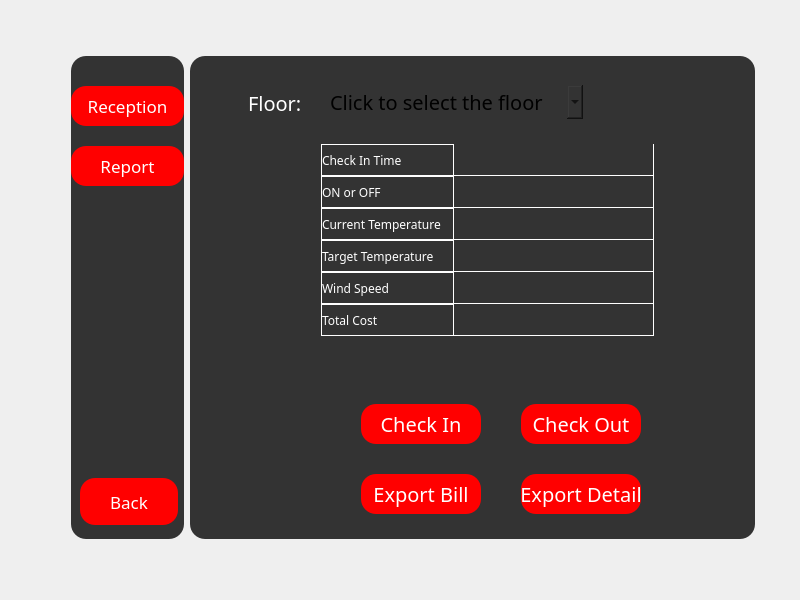
<?xml version="1.0" encoding="UTF-8"?>
<ui version="4.0">
 <class>Form</class>
 <widget class="QWidget" name="Form">
  <property name="geometry">
   <rect>
    <x>0</x>
    <y>0</y>
    <width>800</width>
    <height>600</height>
   </rect>
  </property>
  <property name="sizePolicy">
   <sizepolicy hsizetype="Fixed" vsizetype="Preferred">
    <horstretch>0</horstretch>
    <verstretch>0</verstretch>
   </sizepolicy>
  </property>
  <property name="minimumSize">
   <size>
    <width>800</width>
    <height>600</height>
   </size>
  </property>
  <property name="maximumSize">
   <size>
    <width>800</width>
    <height>600</height>
   </size>
  </property>
  <property name="windowTitle">
   <string>波普特酒店温控系统</string>
  </property>
  <property name="windowIcon">
   <iconset resource="../img.qrc">
    <normaloff>:/icon/images/xiaohui.png</normaloff>:/icon/images/xiaohui.png</iconset>
  </property>
  <property name="styleSheet">
   <string notr="true">*{
	font-family:century gothic
}

#Form{
	background:url(:/picture/images/background.jpg);
}

QFrame
{
	background:#333;
	border-radius:15px;
}

QToolButton
{

background:red;
border-radius:60px;
}

QLabel
{
	color:white;
}

QPushButton
{
background:red;
color:white;
border-radius:15px;
}

QPushButton:hover
{

color:red;
border-radius:15px;
background:#49ebff;
}

QLineEdit
{

background:transparent;
border:none;
color:white;
border-bottom:1px solid #717072;
}		

QComboBox{
background:white;
color:black;
border-radius:0px;
}

QComboBox QAbstractItemView {
border-radius:0px;
    outline: 0px solid gray;   /* 选定项的虚框 */
    color: white;
    background: #333;   /* 整个下拉窗体的背景色 */
     /* 整个下拉窗体被选中项的背景色 */
}
QStackedWidget
{

background-color:#333;
}		

QTableWidget::item
{
color:white;
background:#333;
}</string>
  </property>
  <widget class="QWidget" name="layoutWidget">
   <property name="geometry">
    <rect>
     <x>71</x>
     <y>56</y>
     <width>684</width>
     <height>483</height>
    </rect>
   </property>
   <property name="font">
    <font>
     <family>century gothic</family>
    </font>
   </property>
   <layout class="QHBoxLayout" name="horizontalLayout">
    <item>
     <widget class="QFrame" name="frame_left">
      <property name="sizePolicy">
       <sizepolicy hsizetype="Expanding" vsizetype="Expanding">
        <horstretch>1</horstretch>
        <verstretch>0</verstretch>
       </sizepolicy>
      </property>
      <property name="font">
       <font>
        <family>century gothic</family>
       </font>
      </property>
      <property name="frameShape">
       <enum>QFrame::StyledPanel</enum>
      </property>
      <property name="frameShadow">
       <enum>QFrame::Raised</enum>
      </property>
      <widget class="QPushButton" name="pushButton_report">
       <property name="geometry">
        <rect>
         <x>0</x>
         <y>90</y>
         <width>113</width>
         <height>40</height>
        </rect>
       </property>
       <property name="font">
        <font>
         <family>century gothic</family>
         <pointsize>13</pointsize>
        </font>
       </property>
       <property name="text">
        <string>Report</string>
       </property>
      </widget>
      <widget class="QPushButton" name="pushButton_checkinout">
       <property name="geometry">
        <rect>
         <x>0</x>
         <y>30</y>
         <width>113</width>
         <height>40</height>
        </rect>
       </property>
       <property name="font">
        <font>
         <family>century gothic</family>
         <pointsize>13</pointsize>
        </font>
       </property>
       <property name="text">
        <string>Reception</string>
       </property>
      </widget>
      <widget class="QPushButton" name="pushButton_return">
       <property name="geometry">
        <rect>
         <x>9</x>
         <y>422</y>
         <width>98</width>
         <height>47</height>
        </rect>
       </property>
       <property name="font">
        <font>
         <family>century gothic</family>
         <pointsize>13</pointsize>
        </font>
       </property>
       <property name="text">
        <string>Back</string>
       </property>
      </widget>
     </widget>
    </item>
    <item>
     <widget class="QFrame" name="frame_2">
      <property name="sizePolicy">
       <sizepolicy hsizetype="Expanding" vsizetype="Expanding">
        <horstretch>5</horstretch>
        <verstretch>0</verstretch>
       </sizepolicy>
      </property>
      <property name="font">
       <font>
        <family>century gothic</family>
       </font>
      </property>
      <property name="styleSheet">
       <string notr="true">QListWidget
{
color:white;
border
}
border-bottom: 1px solid white;


QListWidget::item
{
border-bottom: 1px solid white;
color:white;

}</string>
      </property>
      <property name="frameShape">
       <enum>QFrame::StyledPanel</enum>
      </property>
      <property name="frameShadow">
       <enum>QFrame::Raised</enum>
      </property>
      <widget class="QStackedWidget" name="stackedWidget">
       <property name="geometry">
        <rect>
         <x>10</x>
         <y>10</y>
         <width>546</width>
         <height>463</height>
        </rect>
       </property>
       <property name="font">
        <font>
         <family>century gothic</family>
        </font>
       </property>
       <property name="styleSheet">
        <string notr="true">background:#333;</string>
       </property>
       <property name="currentIndex">
        <number>1</number>
       </property>
       <widget class="QWidget" name="page_report"/>
       <widget class="QWidget" name="page_checkinout">
        <widget class="QWidget" name="layoutWidget">
         <property name="geometry">
          <rect>
           <x>1</x>
           <y>-5</y>
           <width>544</width>
           <height>467</height>
          </rect>
         </property>
         <layout class="QVBoxLayout" name="verticalLayout">
          <item>
           <widget class="QFrame" name="frame_up">
            <property name="sizePolicy">
             <sizepolicy hsizetype="Preferred" vsizetype="Preferred">
              <horstretch>0</horstretch>
              <verstretch>1</verstretch>
             </sizepolicy>
            </property>
            <property name="frameShape">
             <enum>QFrame::StyledPanel</enum>
            </property>
            <property name="frameShadow">
             <enum>QFrame::Raised</enum>
            </property>
            <widget class="QComboBox" name="comboBox_floor">
             <property name="geometry">
              <rect>
               <x>124</x>
               <y>24</y>
               <width>258</width>
               <height>34</height>
              </rect>
             </property>
             <property name="font">
              <font>
               <family>century gothic</family>
               <pointsize>15</pointsize>
              </font>
             </property>
             <property name="styleSheet">
              <string notr="true">border:1px solid white;
background:#333;
color:white;
border-radius:0px;


QComboBox::QAbstractItemView {
border-radius:0px;
    outline: 0px solid gray;   /* 选定项的虚框 */
    color: white;
    background: #333;   /* 整个下拉窗体的背景色 */
     /* 整个下拉窗体被选中项的背景色 */
}</string>
             </property>
             <item>
              <property name="text">
               <string>Click to select the floor</string>
              </property>
             </item>
             <item>
              <property name="text">
               <string>1st</string>
              </property>
             </item>
             <item>
              <property name="text">
               <string>2nd</string>
              </property>
             </item>
             <item>
              <property name="text">
               <string>3rd</string>
              </property>
             </item>
             <item>
              <property name="text">
               <string>4th</string>
              </property>
             </item>
            </widget>
            <widget class="QLabel" name="label_floor">
             <property name="geometry">
              <rect>
               <x>47</x>
               <y>24</y>
               <width>67</width>
               <height>36</height>
              </rect>
             </property>
             <property name="font">
              <font>
               <family>century gothic</family>
               <pointsize>15</pointsize>
              </font>
             </property>
             <property name="text">
              <string>Floor:</string>
             </property>
            </widget>
           </widget>
          </item>
          <item>
           <widget class="QFrame" name="frame_down">
            <property name="sizePolicy">
             <sizepolicy hsizetype="Preferred" vsizetype="Preferred">
              <horstretch>0</horstretch>
              <verstretch>5</verstretch>
             </sizepolicy>
            </property>
            <property name="styleSheet">
             <string notr="true"/>
            </property>
            <property name="frameShape">
             <enum>QFrame::StyledPanel</enum>
            </property>
            <property name="frameShadow">
             <enum>QFrame::Raised</enum>
            </property>
            <widget class="QPushButton" name="pushButton_printbill">
             <property name="geometry">
              <rect>
               <x>160</x>
               <y>330</y>
               <width>120</width>
               <height>40</height>
              </rect>
             </property>
             <property name="font">
              <font>
               <family>century gothic</family>
               <pointsize>15</pointsize>
              </font>
             </property>
             <property name="styleSheet">
              <string notr="true">background:red;</string>
             </property>
             <property name="text">
              <string>Export Bill</string>
             </property>
            </widget>
            <widget class="QPushButton" name="pushButton_checkin">
             <property name="geometry">
              <rect>
               <x>160</x>
               <y>260</y>
               <width>120</width>
               <height>40</height>
              </rect>
             </property>
             <property name="font">
              <font>
               <family>century gothic</family>
               <pointsize>15</pointsize>
              </font>
             </property>
             <property name="styleSheet">
              <string notr="true">background:red;</string>
             </property>
             <property name="text">
              <string>Check In</string>
             </property>
            </widget>
            <widget class="QPushButton" name="pushButton_printdetail">
             <property name="geometry">
              <rect>
               <x>320</x>
               <y>330</y>
               <width>120</width>
               <height>40</height>
              </rect>
             </property>
             <property name="font">
              <font>
               <family>century gothic</family>
               <pointsize>15</pointsize>
              </font>
             </property>
             <property name="styleSheet">
              <string notr="true">background:red;</string>
             </property>
             <property name="text">
              <string>Export Detail</string>
             </property>
            </widget>
            <widget class="QPushButton" name="pushButton_checkout">
             <property name="geometry">
              <rect>
               <x>320</x>
               <y>260</y>
               <width>120</width>
               <height>40</height>
              </rect>
             </property>
             <property name="font">
              <font>
               <family>century gothic</family>
               <pointsize>15</pointsize>
              </font>
             </property>
             <property name="styleSheet">
              <string notr="true">background:red;</string>
             </property>
             <property name="text">
              <string>Check Out</string>
             </property>
            </widget>
            <widget class="QListWidget" name="listWidget_room">
             <property name="geometry">
              <rect>
               <x>34</x>
               <y>18</y>
               <width>74</width>
               <height>290</height>
              </rect>
             </property>
             <property name="font">
              <font>
               <family>century gothic</family>
               <pointsize>15</pointsize>
              </font>
             </property>
             <property name="styleSheet">
              <string notr="true">border:1px solid white;
border-radius:0px;

QListWidget {
border-radius:0px;
}


QListWidget::item
{
border-bottom: 1px solid white;
color:white;

}</string>
             </property>
             <property name="editTriggers">
              <set>QAbstractItemView::NoEditTriggers</set>
             </property>
             <property name="alternatingRowColors">
              <bool>false</bool>
             </property>
            </widget>
            <widget class="QTableWidget" name="tableWidget_status">
             <property name="geometry">
              <rect>
               <x>120</x>
               <y>0</y>
               <width>401</width>
               <height>251</height>
              </rect>
             </property>
             <property name="sizePolicy">
              <sizepolicy hsizetype="Fixed" vsizetype="Fixed">
               <horstretch>0</horstretch>
               <verstretch>0</verstretch>
              </sizepolicy>
             </property>
             <property name="font">
              <font>
               <family>century gothic</family>
               <pointsize>13</pointsize>
              </font>
             </property>
             <property name="styleSheet">
              <string notr="true">
QTableWidget {

gridline-color: white;
border-radius:0px;
}


QTableWidget::item
{
color:white;
background:#333;
}

QHeaderView::section {
    background:#333; /* 设置表头的背景颜色 */
    color: white;           /* 设置表头文本颜色 */
	border: 1px solid white;
 

}

QTableCornerButton::section {
    background-color: #333; /* 设置左上角表头的背景颜色 */
    color: white;           /* 设置左上角表头的文本颜色 */
}</string>
             </property>
             <property name="frameShadow">
              <enum>QFrame::Sunken</enum>
             </property>
             <property name="editTriggers">
              <set>QAbstractItemView::NoEditTriggers</set>
             </property>
             <property name="alternatingRowColors">
              <bool>true</bool>
             </property>
             <property name="horizontalScrollMode">
              <enum>QAbstractItemView::ScrollPerPixel</enum>
             </property>
             <attribute name="horizontalHeaderVisible">
              <bool>false</bool>
             </attribute>
             <attribute name="horizontalHeaderCascadingSectionResizes">
              <bool>false</bool>
             </attribute>
             <attribute name="horizontalHeaderMinimumSectionSize">
              <number>19</number>
             </attribute>
             <attribute name="horizontalHeaderDefaultSectionSize">
              <number>200</number>
             </attribute>
             <attribute name="verticalHeaderCascadingSectionResizes">
              <bool>false</bool>
             </attribute>
             <attribute name="verticalHeaderDefaultSectionSize">
              <number>32</number>
             </attribute>
             <row>
              <property name="text">
               <string>Check In Time</string>
              </property>
             </row>
             <row>
              <property name="text">
               <string>ON or OFF</string>
              </property>
             </row>
             <row>
              <property name="text">
               <string>Current Temperature</string>
              </property>
             </row>
             <row>
              <property name="text">
               <string>Target Temperature</string>
              </property>
             </row>
             <row>
              <property name="text">
               <string>Wind Speed</string>
              </property>
             </row>
             <row>
              <property name="text">
               <string>Total Cost</string>
              </property>
             </row>
             <column>
              <property name="text">
               <string>New Column</string>
              </property>
             </column>
             <item row="0" column="0">
              <property name="text">
               <string/>
              </property>
             </item>
            </widget>
           </widget>
          </item>
         </layout>
        </widget>
       </widget>
      </widget>
     </widget>
    </item>
   </layout>
  </widget>
 </widget>
 <resources>
  <include location="../img.qrc"/>
 </resources>
 <connections/>
</ui>
